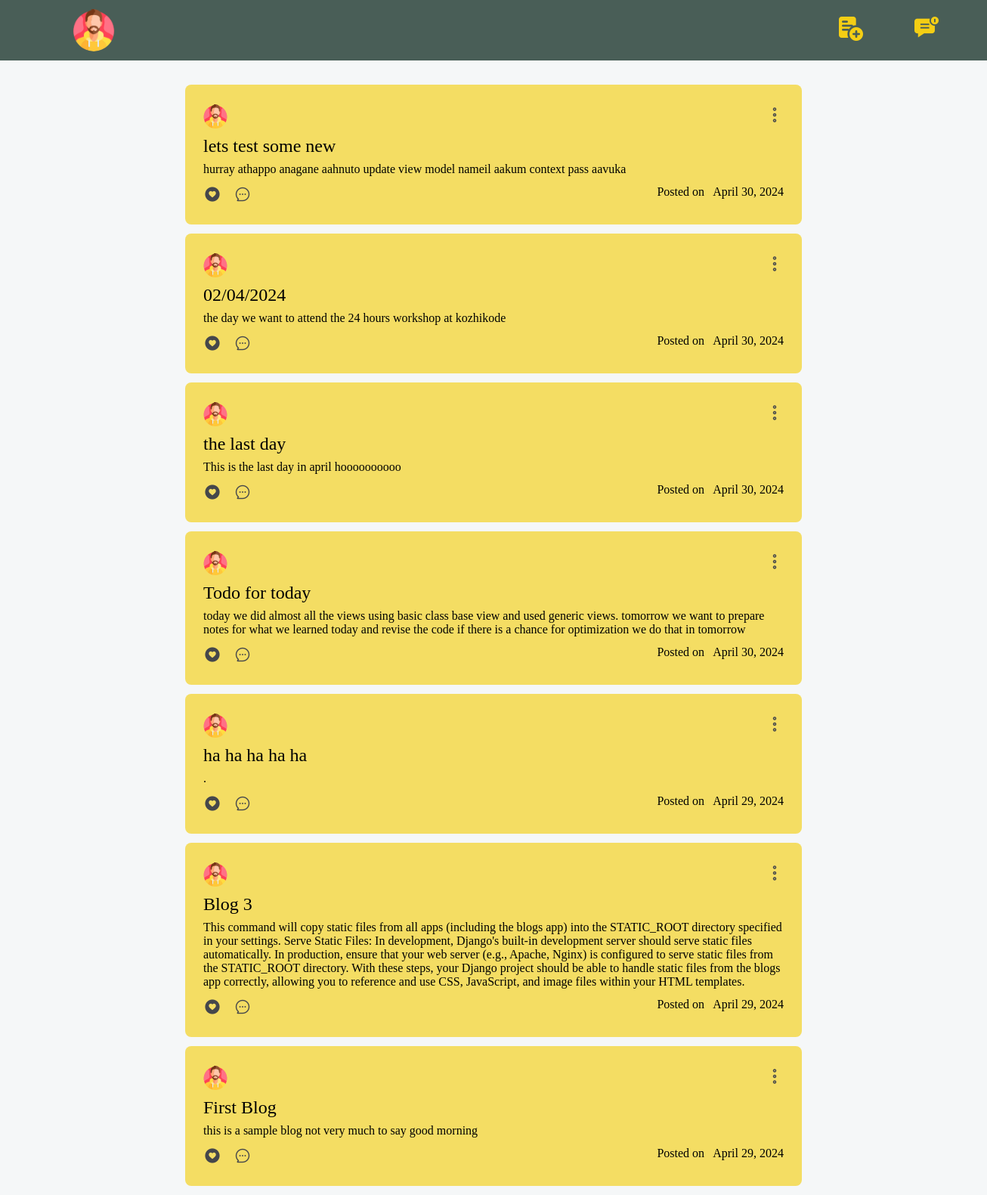
Before: / with the older database file.
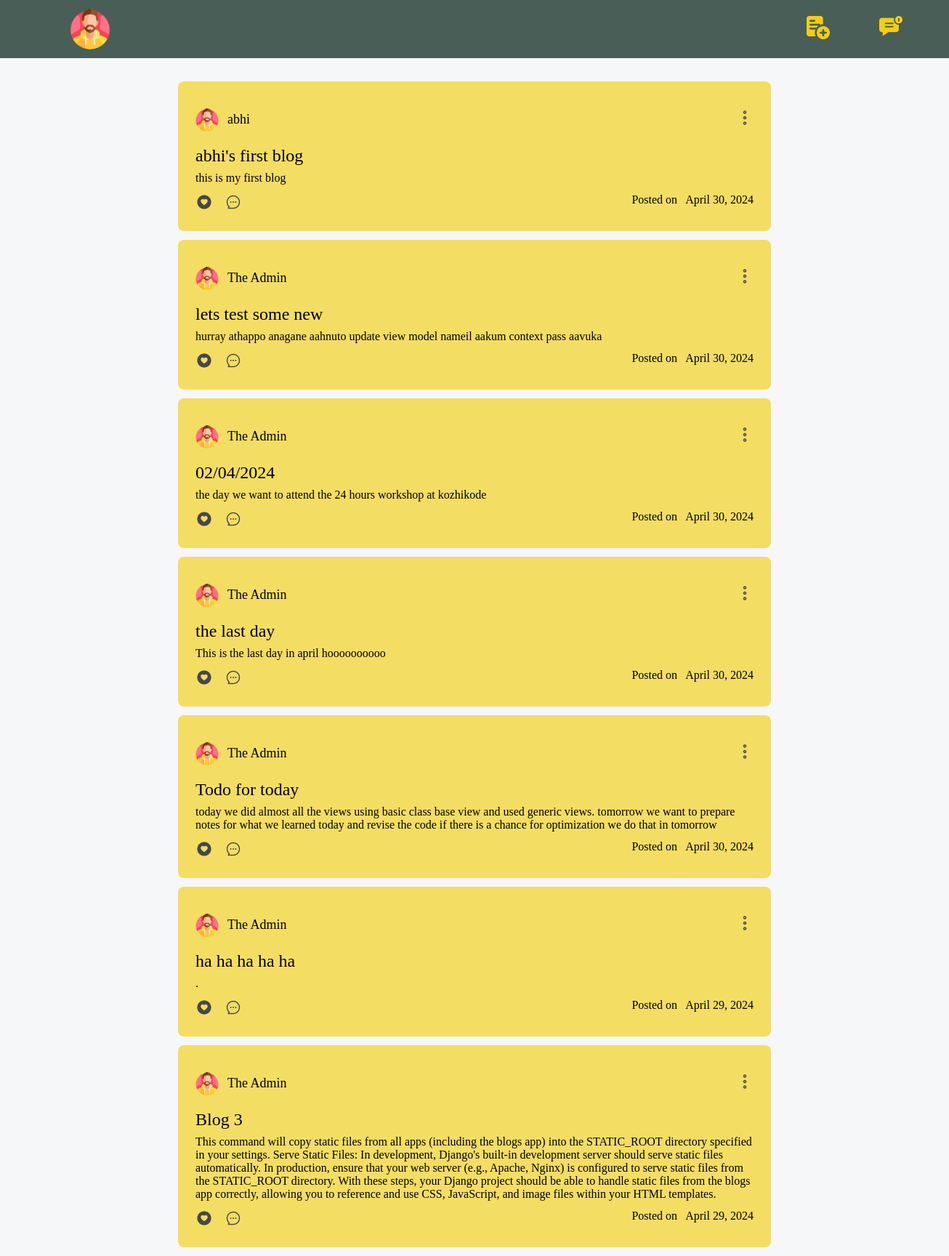
After: the same page with the newer database file.
### blogs/models.py (models this page shows, shortened)
class Blog(models.Model):
    title = models.CharField(max_length=100)
    desc = models.TextField()
    date_posted = models.DateField()
    is_archived = models.BooleanField(default=False)
    owner = models.ForeignKey(User, on_delete=models.CASCADE)

### blogs/views.py (the view)
# urls.py: 2. Add a URL to urlpatterns:  path('', Home.as_view(), name='home')
class Home(ListView):
    model : Blog
    template_name = 'blog/home.html'
    context_object_name = 'blogs'
    def get_queryset(self):
        return Blog.objects.filter(is_archived = False).order_by('-pk')
    def get_context_data(self, **kwargs):
        context = super().get_context_data(**kwargs)
        comments = Comment.objects.all()
        context['comments_dict'] = comments  # Pass comments dictionary to the template
        return context

### blogs/templates/blog/home.html (shortened to what this page needs)
{% load static %}
<!DOCTYPE html>
<html lang="en">
<head>
    <head>
    </head>
<body>
    <nav>
        <div class="left">
            <img src="{% static "images/man.png" %}" alt="avatar" class="circle-avatar">
        </div>
        <div class="right">
            <a href="{% url 'blog-create' %}"><img src="{% static 'images/add.png' %}" alt="add" class="nav-icon"></a>
            <img src="{% static 'images/chat.png' %}" alt="add" class="nav-icon" id="btn-notification">
        </div>
    </nav>
    <section>
        {% for blog in blogs %}
        <div class="card">
            <div class="card-header">
                <div class="left">
                    <img src="{% static "images/man.png" %}" alt="profile" class="profile-img">
                    <p class="user-name">{{ blog.owner.first_name }}</p>
                </div>
                <div class="right">
                    <img src="{% static "images/dots.png" %}" alt="menu" class="icon-btn opt-toggle" id="opt-btn">
                </div>
            </div>
            <div class="card-body">
                <div class="card-title">{{blog.title}}</div>
                <div class="card-desc">{{blog.desc}}</div>
            </div>
            <div class="card-footer">
                <div class="left">
                    <img src="{% static 'images/thumbs-up.png' %}" alt="like" class="icon-btn like-button" data-blog-id="{{ blog.pk }}">
                    <img src="{% static "images/comment.png" %}" alt="comment" class="icon-btn comment-toggle" id="comment-btn">
                </div>
                <div>Posted on &nbsp; {{blog.date_posted}}</div>
            </div>
        </div>
        {% endfor %}
    </section>
</body>
</html>

### blogs/templates/blog/home.html (style rules this page uses)
:root { --primary: #F5F7F8; --secondary: #F4CE14; --tertiary: #495E57; --darkest: #45474B; }
body { background-color: var(--primary); padding: 0; margin: 0; display: flex; justify-content: center; }
nav { position: fixed; top: 0; left: 0; right: 0; height: 5rem; background-color: var(--tertiary); display: flex; justify-content: space-between; align-items: center; z-index: 100; }
nav>.left { display: flex; margin-left: 6rem; align-items: center; justify-content: space-between; }
.circle-avatar { width: 56px; height: 56px; border-radius: 28px; align-self: center; }
.nav-icon { width: 32px; margin-right: 4rem; cursor: pointer; }
section { margin-top: 7rem; padding-inline: 18rem; }
.card { width: 48rem; position: relative; background: #f5d015a6; padding: 24px; border-radius: 8px; margin-bottom: 12px; }
.card-header { display: flex; justify-content: space-between; align-items: center; font-size: 18px; }
.card-header>.left { display: flex; align-items: center; }
.profile-img { height: 32px; margin-right: 12px; }
.card-title { font: 24px bold; margin: 8px 0px; }
.card-footer { display: flex; justify-content: space-between; margin-top: 12px; }
.card-footer>.left>img { margin-inline-end: 12px; }
.icon-btn { cursor: pointer; }
a { text-decoration: none; color: #000; }

Changed rows visible on the page:
removed Blog: title "First Blog", desc "this is a sample blog not very much to say good morning", date_posted "April 29, 2024"
added Blog: owner.first_name "abhi", title "abhi's first blog", desc "this is my first blog", date_posted "April 30, 2024"
changed through a linked row, Blog "lets test some new": owner.first_name (not shown) → "The Admin"
changed through a linked row, Blog "the day we want to attend the 24 hours workshop at kozhikode": owner.first_name (not shown) → "The Admin"
changed through a linked row, Blog "the last day": owner.first_name (not shown) → "The Admin"
changed through a linked row, Blog "Todo for today": owner.first_name (not shown) → "The Admin"
changed through a linked row, Blog "ha ha ha ha ha": owner.first_name (not shown) → "The Admin"
changed through a linked row, Blog "Blog 3": owner.first_name (not shown) → "The Admin"
